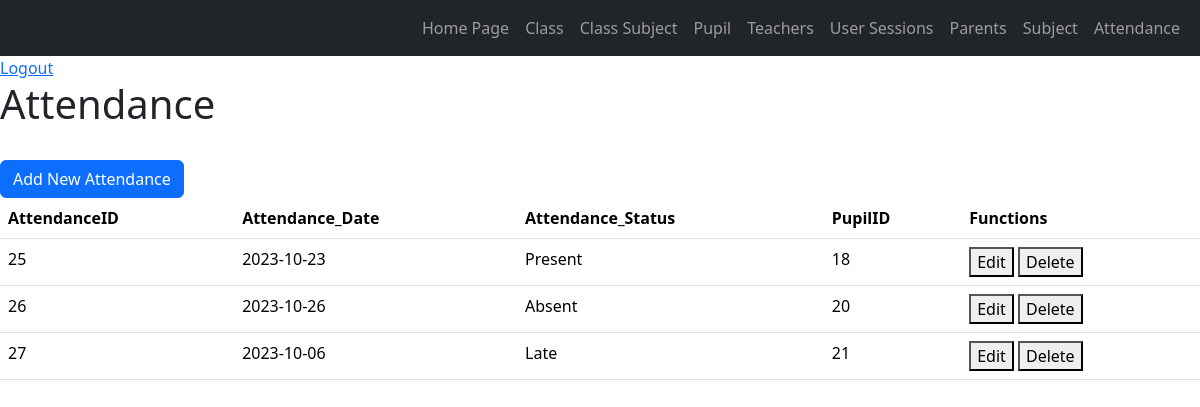
The app's page /test1/Attendance.php (signed in) with its own data.
### tables this page shows
CREATE TABLE `attendance` (
  `AttendanceID` int(11) NOT NULL,
  `Attendance_Date` date NOT NULL,
  `Attendance_Status` text NOT NULL,
  `PupilID` int(11) NOT NULL
);

### test1/Attendance.php (the view, shortened to what this page needs)
<?php
include("functions.php");
?>
<!DOCTYPE html>
<html lang="en">
<head>
    <link href="https://cdn.jsdelivr.net/npm/bootstrap@5.3.1/dist/css/bootstrap.min.css" rel="stylesheet">
</head>
<body>
<header>
        <nav class="navbar navbar-expand-sm navbar-dark bg-dark">
            <div class="container-fluid">
                <div class="collapse navbar-collapse" id="collapsibleNavbar">
                    <ul class="navbar-nav ms-auto">
                        <li class="nav-item">
                            <a class="nav-link underline-on-hover" href="index.php">Home Page</a>
                        </li>
                        <li class="nav-item">
                            <a class="nav-link underline-on-hover" href="Class.php">Class</a>
                        </li>
                        <li class="nav-item">
                            <a class="nav-link underline-on-hover" href="ClassSubject.php">Class Subject</a>
                        </li>
                        <li class="nav-item">
                            <a class="nav-link underline-on-hover" href="Pupil.php">Pupil</a>
                        </li>
                        <li class="nav-item">
                            <a class="nav-link underline-on-hover" href="Teacher.php">Teachers</a>
                        </li>
                        <li class="nav-item">
                            <a class="nav-link underline-on-hover" href="UserSessions.php">User Sessions</a>
                        </li>
                        <li class="nav-item">
                            <a class="nav-link underline-on-hover" href="Parents.php">Parents</a>
                        </li>
                        <li class="nav-item">
                            <a class="nav-link underline-on-hover" href="Subject.php">Subject</a>
                        </li>
                        <li class="nav-item">
                            <a class="nav-link underline-on-hover" href="Attendance.php">Attendance</a>
                        </li>
                    </ul>
                </div>
            </div>
        </nav>
    </header>
    <a href="logout.php">Logout</a>
    <h1>Attendance</h1>
    <br>
    <a class="btn btn-primary" href="AddNewAttendance.php" role="button">Add New Attendance</a>
    <table class="table">
        <thead>
            <tr>
                <th>AttendanceID</th>
                <th>Attendance_Date</th>
                <th>Attendance_Status</th>
                <th>PupilID</th>
                <th>Functions</th>
            </tr>
        </thead>
        <tbody>
        <?php
            $sql = "SELECT * FROM attendance";
            $result = $connection -> query($sql);
            while ($row = $result -> fetch_assoc()) {
                echo "<tr>
                    <td>" . $row["AttendanceID"] . "</td>
                    <td>" . $row["Attendance_Date"] . "</td>
                    <td>" . $row["Attendance_Status"] . "</td>
                    <td>" . $row["PupilID"] . "</td>
                    <td>
                        <button onclick=\"location.href='EditAttendance.php?action=EditAttendance&AttendanceID={$row['AttendanceID']}'\">Edit</button>
                        <button onclick=\"location.href='DeleteAttendance.php?action=DeleteAttendance&AttendanceID={$row['AttendanceID']}'\">Delete</button>
                    </td>
                </tr>";
            }
            ?>
        </tbody>
    </table>
</body>
</html>

### records on screen
attendance: AttendanceID "25", Attendance_Date "2023-10-23", Attendance_Status "Present", PupilID "18"
attendance: AttendanceID "26", Attendance_Date "2023-10-26", Attendance_Status "Absent", PupilID "20"
attendance: AttendanceID "27", Attendance_Date "2023-10-06", Attendance_Status "Late", PupilID "21"
